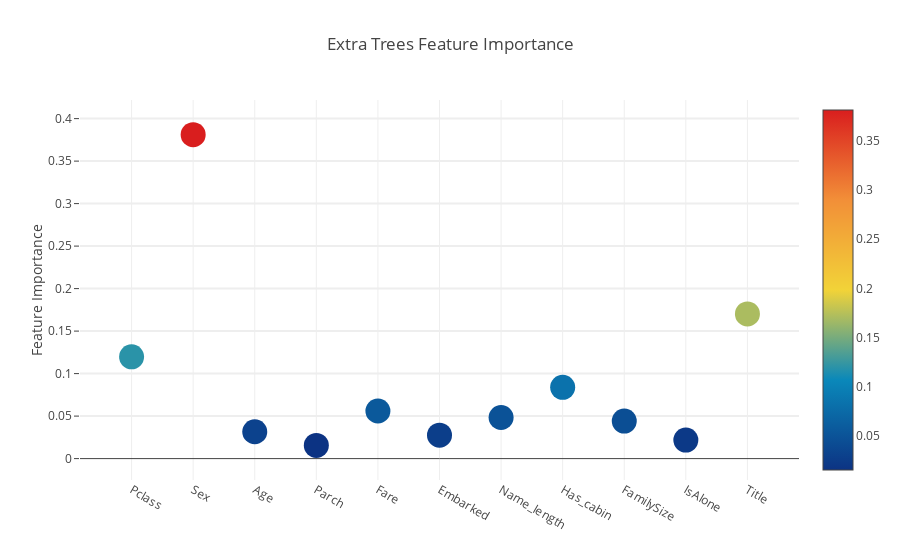

The code cell stored with this chart in its notebook:
### Code cell
# Scater plot
configure_plotly_browser_state()
py.init_notebook_mode(connected=True)
trace = go.Scatter(y= feature_df['Extra Trees feature importances'].values,
                  x= feature_df['features'].values,
                  mode = 'markers',
                  marker = dict(sizemode = 'diameter',
                               sizeref = 1,
                               size = 25,
#                                size = feature_df['AdaBoost feature importances'].values,
#                                color = np,random.randn(500), # Set color equal to a variable
                               color = feature_df['Extra Trees feature importances'].values,
                               colorscale='Portland',
                               showscale=True),
                  text = feature_df['features'].values)
data = [trace]

layout = go.Layout(autosize= True,
                  title = 'Extra Trees Feature Importance',
                  hovermode = 'closest',
#                   xaxis = dict(title = 'Pop',
#                               ticklen = 5,
#                               zeroline = False,
#                               gridwith =2,)
                  yaxis = dict(title = 'Feature Importance',
                               ticklen = 5,
                               gridwidth = 2),
                  showlegend=False)

fig = go.Figure(data = data, layout = layout)
py.iplot(fig, filename = 'scatter2010')

### Figure 1 — Plotly figure (JSON) as saved in the notebook; plotly's stock layout.template omitted (floating-point values rounded to 4 significant figures)
{"data": [{"uid": "f5fd65a4-5622-45ca-8578-f44bcd6e0d5d", "text": ["Pclass", "Sex", "Age", "Parch", "Fare", "Embarked", "Name_length", "Has_cabin", "FamilySize", "IsAlone", "Title"], "y": [0.1198, 0.3812, 0.03163, 0.01556, 0.056, 0.02752, 0.04838, 0.0838, 0.04419, 0.02178, 0.1702], "mode": "markers", "marker": {"sizeref": 1, "colorscale": "Portland", "color": [0.1198, 0.3812, 0.03163, 0.01556, 0.056, 0.02752, 0.04838, 0.0838, 0.04419, 0.02178, 0.1702], "sizemode": "diameter", "showscale": true, "size": 25}, "x": ["Pclass", "Sex", "Age", "Parch", "Fare", "Embarked", "Name_length", "Has_cabin", "FamilySize", "IsAlone", "Title"], "type": "scatter"}], "layout": {"autosize": true, "title": {"text": "Extra Trees Feature Importance"}, "yaxis": {"ticklen": 5, "gridwidth": 2, "title": {"text": "Feature Importance"}}, "hovermode": "closest", "showlegend": false}}
